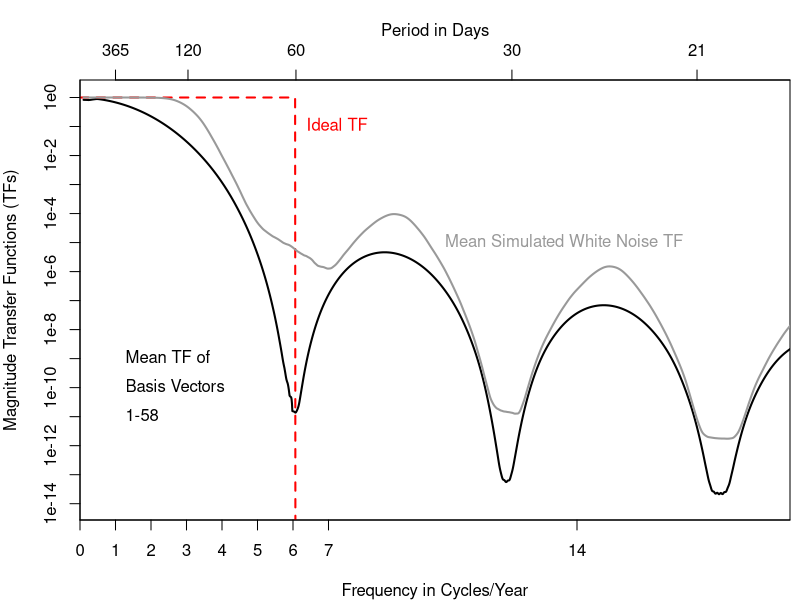

The R script that drew this image:
#
#  Generate Figure 4 for paper
#

library("multitaper")
library("splines")
library("MASS")

# 10 years of data, approximately
time <- 1:3650
Nknot <- 60
test <- ns(time, df=Nknot) # 6 knots per year
spec <- matrix(data=0, nrow=16385, ncol=Nknot)
for(j in 1:Nknot) { spec[,j] <- spec.mtm(test[,j],deltat=86400,nFFT=2*16384,plot=FALSE)$spec }

freqs <- seq(0,0.5,1/2/16384)
theory <- rep(1,min(which(freqs > 6/365))+5)
cutoff <- min(which(freqs > 6/365))+5
theory <- c(theory, rep(1e-21, length(freqs)-length(theory)))
freqs <- freqs*365

# ** only using vectors 1-58, because 59 and 60 have _very_ poor spectral properties
#    and make the theoretical transfer function appear worse than the actual performance
# ** this _helps_ the case of the natural cubic regression splines

# projection matrix has eigenvalues 1 and 0; the eigenvalue of H^T*H gives the magnitude correction factor
etf <- eigen(t(test[, 1:58]) %*% test[, 1:58])$value[1]  
# magnitude transfer function: sum of the individual projection vectors, normalized by etf
tf <- rowSums(spec[, 1:58]) / (etf * 86400)

# estimate via averaged simulation on zero-mean data
S <- test %*% ginv(t(test) %*% test) %*% t(test)
M <- 1000; N <- 3650
spec2 <- matrix(data = 0, nrow = 16385, ncol = M)
for(j in 1:M) {
  simDat <- rnorm(n = N, sd = 2)
  fit <- S %*% simDat
  spec2[, j] <- spec.mtm(fit, deltat = 86400, nFFT = 2*16384, plot = FALSE)$spec /
                spec.mtm(simDat, deltat = 86400, nFFT = 2*16384, plot = FALSE)$spec
}
# average white-noise projections together
tf2 <- rowSums(spec2) / M 

#  smooth transfer functions slightly
moveAvg <- function(x, n = 20) { filter(x, rep(1/n, n), sides=2)}

tf <- moveAvg(tf)
tf2 <- moveAvg(tf2)

PerLab <- c(0:7, 14, 21, 30, 60, 120, 365)
atPerLab <- 365 / PerLab   # already scaled the freq array to be in cycles/year, not cycles/day
yAxisP <- 10^(seq(-15, 1, 1))
yAxisL <- c(paste0("1e-", 15:1), "1e0", "1e1")

#
#  Generate Figure 4
#
# pdf(file="figures/transferFuncCubic.pdf",width=6,height=5)
postscript(file="figures/transferFuncCubic.eps", width=6, height=5)
par(mar=c(4,4,4,0.5))
plot(freqs, tf, type="l", col="black", lwd=2, log="y", xlim=c(0,20),
     ylim=c(1e-14,1.1e0), xlab="Frequency in Cycles/Year", 
     ylab="Magnitude Transfer Functions (TFs)",
     xaxs = "i", xaxt='n', yaxt = 'n')
lines(freqs, theory, type="l", col="red", lty=2, lwd=2)
lines(freqs, tf2, type = "l", col = "grey60", lwd = 2)
axis(side = 3, line = 0, at = atPerLab, labels = PerLab)
axis(side = 2, line = 0, at = yAxisP, labels = yAxisL)
axis(side = 1, line = 0, at = PerLab, labels = PerLab)
mtext("Period in Days", side = 3, line = 2)
text(x = c(1, 1, 1, 10, 6.1), y = c(1e-9, 1e-10, 1e-11, 1e-5, 1e-1), 
     labels = c("Mean TF of", "Basis Vectors", "1-58", "Mean Simulated White Noise TF", "Ideal TF"),
     col = c("black", "black", "black", "grey60", "red"), pos = 4)
dev.off()
